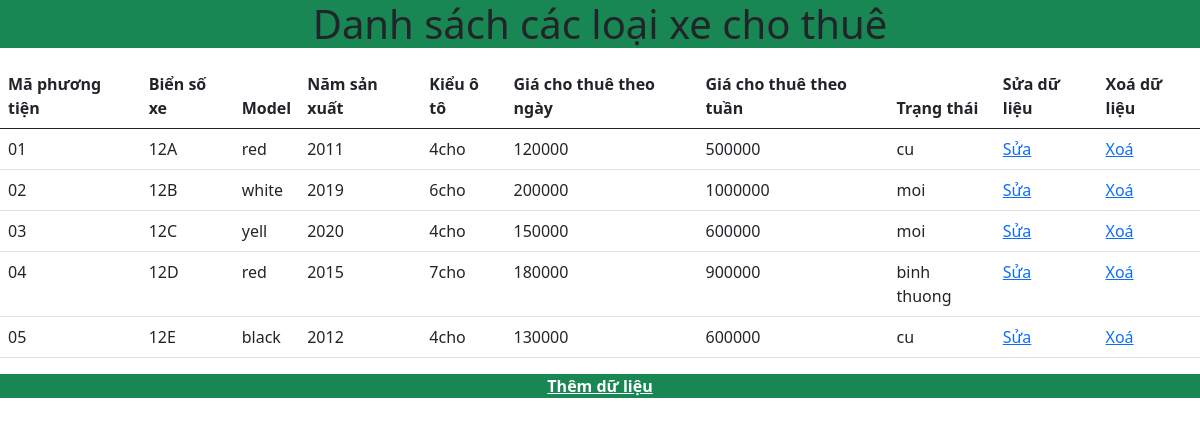
The app's page /bangchitiet.php with its own data.
### tables this page shows
CREATE TABLE `cars` (
  `vehicle_id` char(5) DEFAULT NULL,
  `license_no` char(20) DEFAULT NULL,
  `model` varchar(20) DEFAULT NULL,
  `year` int(11) DEFAULT NULL,
  `ctype` varchar(20) DEFAULT NULL,
  `drate` float DEFAULT NULL,
  `wrate` float DEFAULT NULL,
  `status` varchar(30) DEFAULT NULL
);

### src/bangchitiet.php (the view, shortened to what this page needs)
<!DOCTYPE html>
<html lang="en">
<head>
    <link href="https://cdn.jsdelivr.net/npm/bootstrap@5.0.2/dist/css/bootstrap.min.css" rel="stylesheet">
</head>
<body>
    <h2><p class="text-center fs-1 bg-success">Danh sách các loại xe cho thuê</p></h2>
    <main>
        <table class="table">
            <thead>
                <tr>
                <th scope="col">Mã phương tiện </th>
                <th scope="col">Biển số xe</th>
                <th scope="col">Model</th>
                <th scope="col">Năm sản xuất</th>
                <th scope="col">Kiểu ô tô</th>
                <th scope="col">Giá cho thuê theo ngày</th>
                <th scope="col">Giá cho thuê theo tuần</th>
                <th scope="col">Trạng thái</th>
                <th scope="col">Sửa dữ liệu</th>
                <th scope="col">Xoá dữ liệu</th>
                </tr>
            </thead>
            <tbody>
                <?php
                    $conn = mysqli_connect('localhost', 'root', '', 'quanlyxe','3306');
                    $sql = "select * from Cars";
                    $result = mysqli_query($conn,$sql);
                    if(mysqli_num_rows($result)>0)
                    {
                      while($row= mysqli_fetch_assoc($result))
                      {
                        echo '<tr>';
                        echo '<td>'.$row['vehicle_id'].'</td>';
                        echo '<td>'.$row['license_no'].'</td>';
                        echo '<td>'.$row['model'].'</td>';
                        echo '<td>'.$row['year'].'</td>';
                        echo '<td>'.$row['ctype'].'</td>';
                        echo '<td>'.$row['drate'].'</td>';
                        echo '<td>'.$row['wrate'].'</td>';
                        echo '<td>'.$row['status'].'</td>';
                        echo '<td><a href="edit.php?id='.$row['vehicle_id'].'">Sửa</a></td>';
                        echo '<td><a href="delete.php?id='.$row['vehicle_id'].'">Xoá</a></td>';
                        echo '</tr>';
                      }
                    }
                ?>
            </tbody>
        </table>
        <p class="text-center btn-success"><a href="add.php" class="text-white fw-bolder">Thêm dữ liệu</a></p>
    </main>
</body>
</html>

### records on screen
cars: vehicle_id "01", license_no "12A", model "red", year "2011", ctype "4cho", drate "120000", wrate "500000", status "cu"
cars: vehicle_id "02", license_no "12B", model "white", year "2019", ctype "6cho", drate "200000", wrate "1000000", status "moi"
cars: vehicle_id "03", license_no "12C", model "yell", year "2020", ctype "4cho", drate "150000", wrate "600000", status "moi"
cars: vehicle_id "04", license_no "12D", model "red", year "2015", ctype "7cho", drate "180000", wrate "900000", status "binh thuong"
cars: vehicle_id "05", license_no "12E", model "black", year "2012", ctype "4cho", drate "130000", wrate "600000", status "cu"
